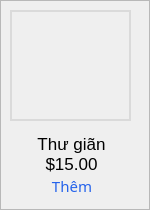
           <widget class="QFrame" name="frmServiceRow8">
            <property name="sizePolicy">
             <sizepolicy hsizetype="Preferred" vsizetype="Preferred">
              <horstretch>0</horstretch>
              <verstretch>0</verstretch>
             </sizepolicy>
            </property>
            <property name="minimumSize">
             <size>
              <width>0</width>
              <height>50</height>
             </size>
            </property>
            <property name="styleSheet">
             <string notr="true">#frame_21 {
	background-color: transparent;
	border:1px;
}</string>
            </property>
            <property name="frameShape">
             <enum>QFrame::StyledPanel</enum>
            </property>
            <property name="frameShadow">
             <enum>QFrame::Raised</enum>
            </property>
            <widget class="QLabel" name="lblServiceRow7Price">
             <property name="geometry">
              <rect>
               <x>0</x>
               <y>150</y>
               <width>141</width>
               <height>31</height>
              </rect>
             </property>
             <property name="styleSheet">
              <string notr="true">QLabel {
	font-family: &quot;Montserrat&quot;;
	font-size: 13pt;
	font-weight:400;
	background-color:transparent;
	border:1px;
	padding-left: 2px;
	padding-bottom:3px;
}</string>
             </property>
             <property name="text">
              <string>$15.00</string>
             </property>
             <property name="alignment">
              <set>Qt::AlignCenter</set>
             </property>
            </widget>
            <widget class="QLabel" name="lblServiceRow7Name">
             <property name="geometry">
              <rect>
               <x>0</x>
               <y>130</y>
               <width>141</width>
               <height>31</height>
              </rect>
             </property>
             <property name="styleSheet">
              <string notr="true">QLabel {
	font-family: &quot;Montserrat&quot;;
	font-size: 13pt;
	font-weight:400;
	background-color:transparent;
	border:1px;
	padding-left: 2px;
	padding-bottom:3px;
}</string>
             </property>
             <property name="text">
              <string>Thư giãn</string>
             </property>
             <property name="alignment">
              <set>Qt::AlignCenter</set>
             </property>
            </widget>
            <widget class="QPushButton" name="btnServiceRow7Add">
             <property name="geometry">
              <rect>
               <x>40</x>
               <y>170</y>
               <width>61</width>
               <height>31</height>
              </rect>
             </property>
             <property name="font">
              <font>
               <family>Montserrat</family>
               <pointsize>11</pointsize>
               <weight>50</weight>
               <bold>false</bold>
              </font>
             </property>
             <property name="cursor">
              <cursorShape>PointingHandCursor</cursorShape>
             </property>
             <property name="styleSheet">
              <string notr="true">QPushButton {
	font-family: &quot;Montserrat&quot;;
	font-size:11pt;
	color: #2563EB;
	font-weight:400;
	background-color:transparent;
	border:1px;
	border-radius:5px;
	padding-left:3px;
}
QPushButton:hover {
	text-decoration: underline;
}</string>
             </property>
             <property name="text">
              <string>Thêm</string>
             </property>
            </widget>
            <widget class="QLabel" name="lblServiceRow7Icon">
             <property name="geometry">
              <rect>
               <x>10</x>
               <y>10</y>
               <width>121</width>
               <height>111</height>
              </rect>
             </property>
             <property name="styleSheet">
              <string notr="true">QLabel {
	border: 2px solid #DADADA;
}</string>
             </property>
             <property name="text">
              <string/>
             </property>
             <property name="pixmap">
              <pixmap>C:/Administrator/Downloads/project/images/thugian.png</pixmap>
             </property>
             <property name="scaledContents">
              <bool>true</bool>
             </property>
            </widget>
           </widget>
